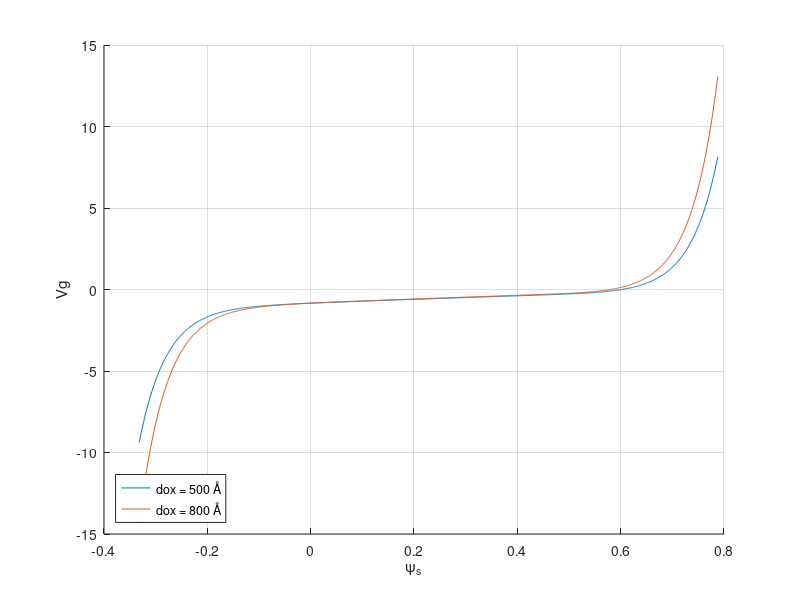

The MATLAB source for this figure:
clear all
% Parameter
eps_si = 11.9 * 8.85 * 10^-14;
eps_sio2 = 3.9 * 8.85 * 10^-14;
ni = 1.5 * 10^10;
K = 1.38 * 10^-23;
T = 300;
KT = 0.0259;
q = 1.6 * 10^-19;
q_phi_m = 4.1;
q_x_si = 4.15;
eg_si = 1.12;
phi_B = -log(10^14 / ni) * 0.0259;
na = 1e14;
% Calculate Vfb
q_phi_s = q_x_si + eg_si/2 + KT * log(na / ni);
Vfb = q_phi_m - q_phi_s;
% Set x domain
x_max = 0.56 + abs(phi_B);
x_min = - (0.56 - abs(phi_B));
x = x_min : x_max / 1000 : x_max;
% Formula reference
phi_s=x+phi_B;
us=phi_s/KT;
ub=phi_B/KT;
% Calculate dox1 condition
dox1 = 5e-6;
Cox1 = eps_sio2 / dox1;
lambda_p1 = (eps_si * KT / (2 * q * ni))^0.5;
Fs1= sign(ub-us).* (2^0.5) * KT /  lambda_p1 .* ((ub - us) * sinh(ub) - (cosh(ub) - cosh(us))).^0.5;
Qs1 = eps_si * Fs1;
Vg1 = Vfb - Qs1 / Cox1 + x;
% Calculate dox2 condition
dox2 = 8e-6;
Cox2 = eps_sio2 / dox2;
lambda_p1 = (eps_si * KT / (2 * q * ni))^0.5;
Fs2 =sign(ub-us).* (2^0.5) * KT / lambda_p1 .* ((ub - us) * sinh(ub) - (cosh(ub) - cosh(us))).^0.5;
Qs2 = eps_si * Fs2;
Vg2 = Vfb - Qs2 / Cox2 + x;
% Draw plot
hold on
 plot(x , Vg1)
 plot(x , Vg2)
hold off
legend({'dox = 500 Å','dox = 800 Å'},'Location','southwest')
xlabel('\psi_s');  
ylabel('Vg');
grid on